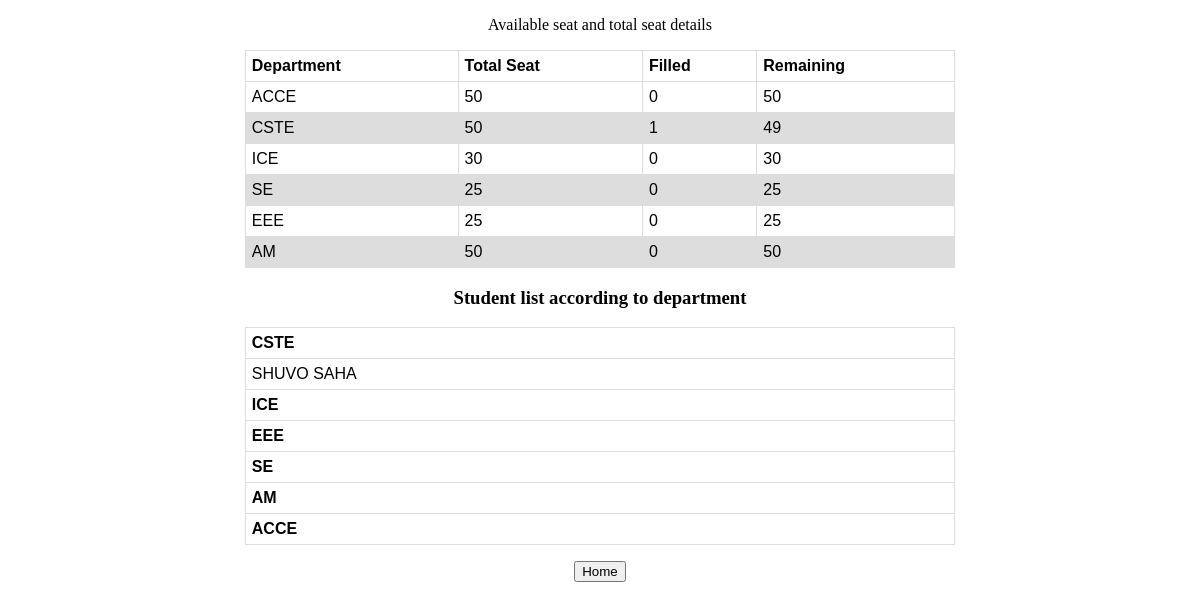
Page /seat_details (signed in) on the earlier database version.
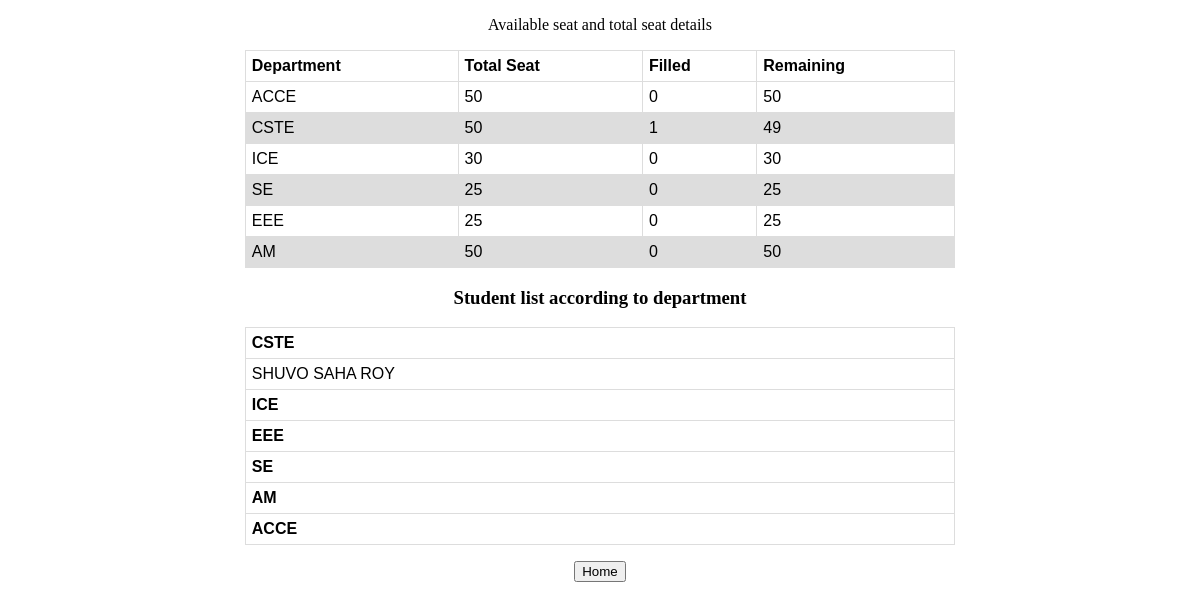
Same page on the later database version.
### main_app/models.py (models this page shows, shortened)
class Students(db.Model):
    admission_num = db.Column(db.Integer, primary_key=True)
    id = db.Column(db.String(15), unique=True, nullable=False)
    name = db.Column(db.String(80), nullable=False)
    email = db.Column(db.String(120), unique=True, nullable=False)
    image_file = db.Column(db.String(20), nullable=False, default='default.jpg')
    department = db.Column(db.String(80), db.ForeignKey('departments.department_name'), nullable=False)

### main_app/routes.py (the view)
@app.route('/seat_details')
@login_required
def seat_details():
    departments = Departments.query.all()
    list = count_seat("")
    return render_template('seat_details.html',departments=departments,list=list)

### main_app/models.py (called while the page is built)
@login_manager.user_loader
def load_user(user_id):
    return Users.query.get(int(user_id))

### main_app/routes.py (called while the page is built)
def count_seat(dept):
    cste = Departments.query.filter_by(department_name="CSTE").first()
    ice = Departments.query.filter_by(department_name="ICE").first()
    eee = Departments.query.filter_by(department_name="EEE").first()
    se = Departments.query.filter_by(department_name="SE").first()
    am = Departments.query.filter_by(department_name="AM").first()
    acce = Departments.query.filter_by(department_name="ACCE").first()
    if dept == "CSTE":
        return check(cste)
    elif dept == "ICE":
        return check(ice)
    elif dept == "EEE":
        return check(eee)
    elif dept == "SE":
        return check(se)
    elif dept == "AM":
        return check(am)
    elif dept == "ACCE":
        return check(acce)
    else:
        return [cste,ice,eee,se,am,acce]

### main_app/templates/seat_details.html (shortened to what this page needs)
{% extends "layout.html" %}
{% block content %}
<center>
    <div>
        <p>Available seat and total seat details</p>
        <table class="table">
          <thead>
            <tr>
              <th>Department</th>
              <th>Total Seat</th>
              <th>Filled</th>
              <th>Remaining</th>
            </tr>
          </thead>
          <tbody>
            {% for department in departments %}
            <tr>
              <td>{{department.department_name}}</td>
              <td>{{department.total_seat}}</a></td>
              <td>{{department.fill_up}}</td>
              <td>{{department.total_seat - department.fill_up}}</td>
            </tr>
            {% endfor %}
          </tbody>
        </table>
    </div>
    <div>
        <h3><p>Student list according to department</p></h3>
        <table class="table">
          <thead>
            <tr>
              <th>CSTE</th>
            </tr>
          </thead>
          <tbody>
            {% for student in list[0].stu_dept %}
            <tr>
              <td>{{student.name}}</td>
            {% endfor %}
          </tbody>
             <thead>
            <tr>
              <th>ICE</th>
            </tr>
          </thead>
             <thead>
            <tr>
              <th>EEE</th>
            </tr>
          </thead>
             <thead>
            <tr>
              <th>SE</th>
            </tr>
          </thead>
             <thead>
            <tr>
              <th>AM</th>
            </tr>
          </thead>
             <thead>
            <tr>
              <th>ACCE</th>
            </tr>
          </thead>
        </table>
    </div>
    <a href="{{url_for('home')}}"><button>Home</button></a>
</center>
{% endblock content %}

Differences in the rows shown:
changed Students: name "SHUVO SAHA" → "SHUVO SAHA ROY"
